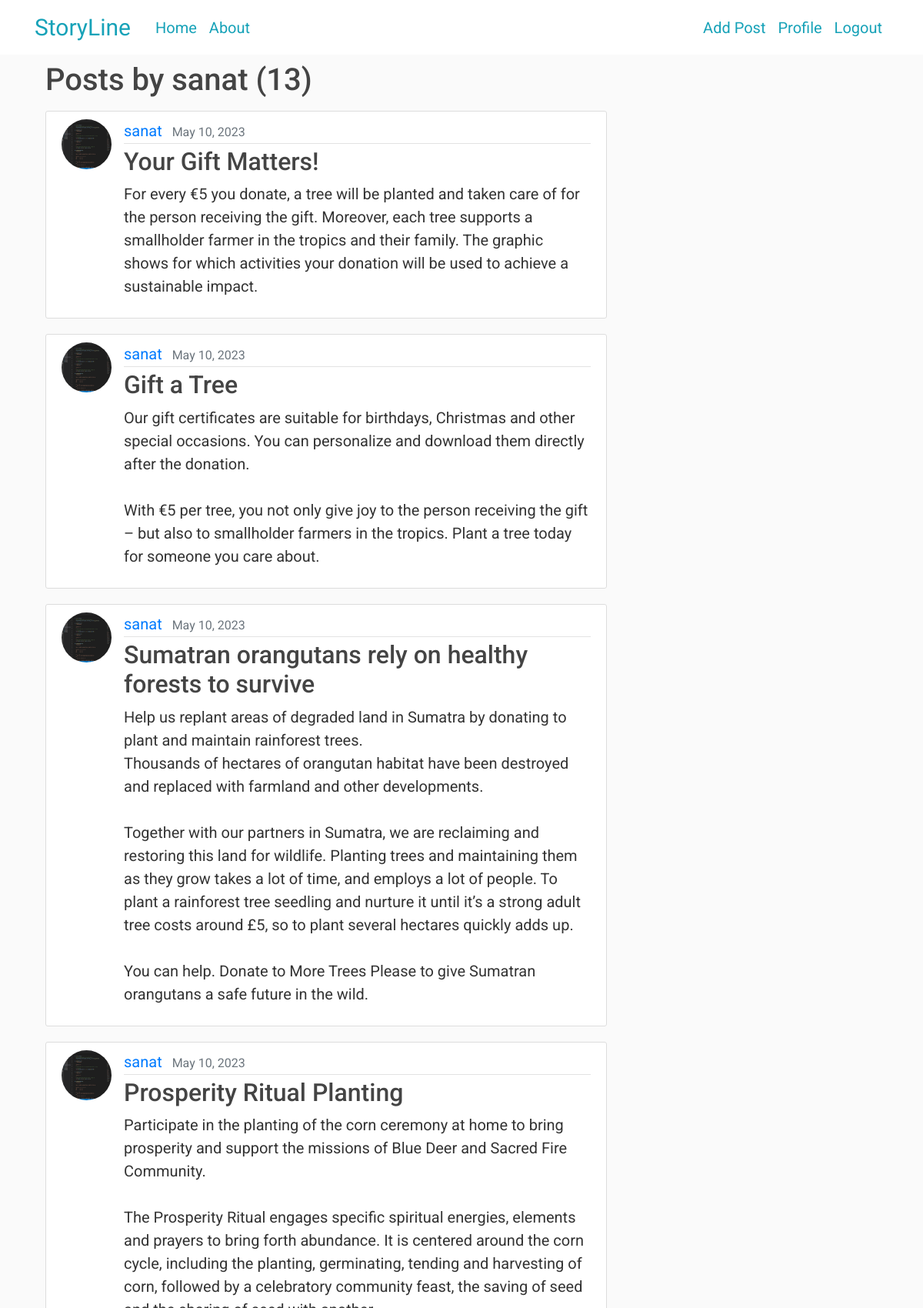
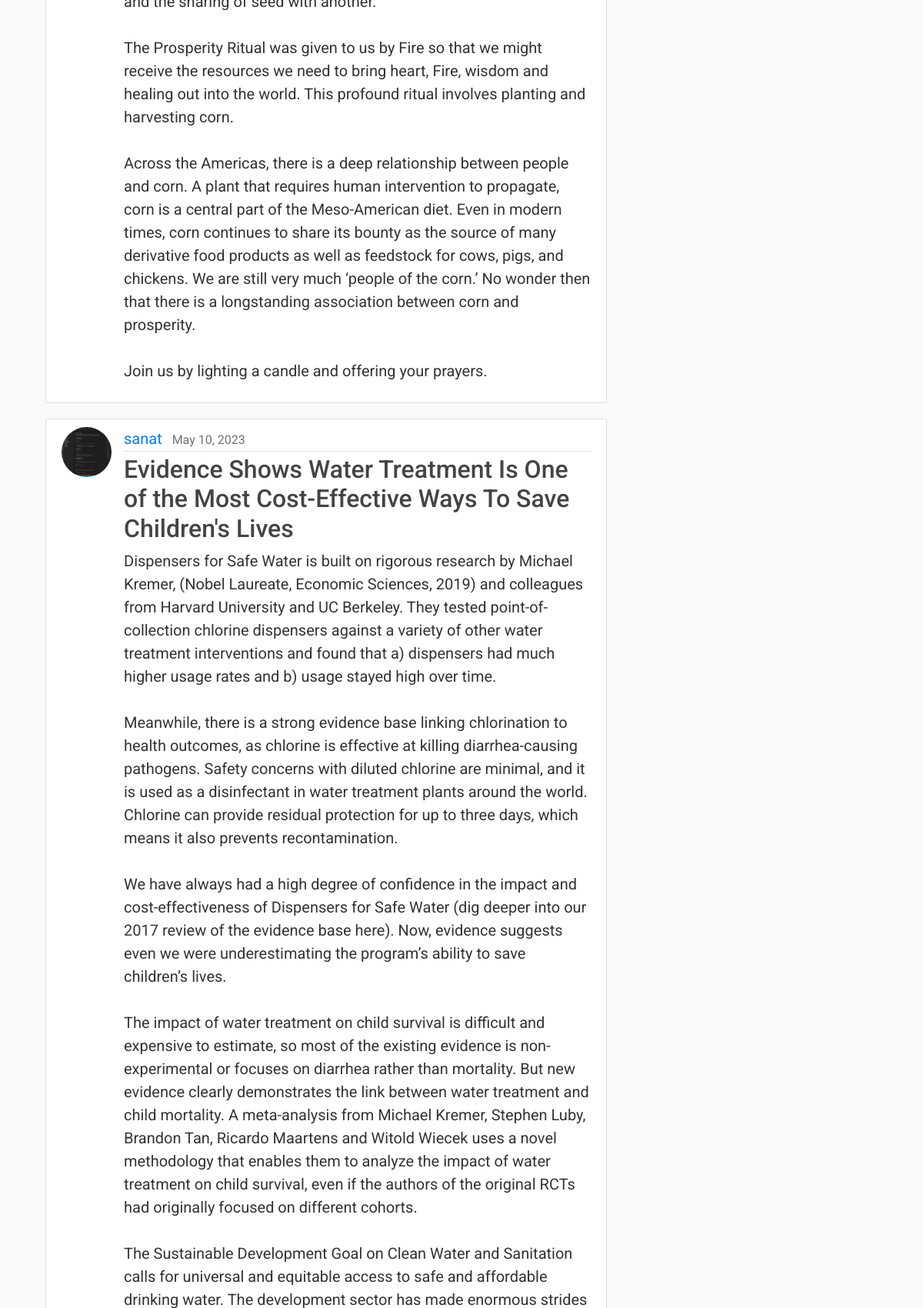
/user/sanat (signed in, upper part), run on the app's committed database (2 pictures, top to bottom).
### blog/models.py (models this page shows, shortened)
class Post(models.Model):
    title = models.CharField(max_length=100)
    content = models.TextField()
    date_posted = models.DateTimeField(default=timezone.now)
    author = models.ForeignKey(User, on_delete=models.CASCADE)

### users/models.py (models this page shows, shortened)
class Profile(models.Model):
    user = models.OneToOneField(User, on_delete=models.CASCADE)
    image = models.ImageField(default='default.jpg', upload_to='profile_pics')

### blog/views.py (the view)
# urls.py: path('user/<str:username>', UserPostListView.as_view(), name='user-posts'),
class UserPostListView(ListView):
    model = Post
    template_name = 'blog/user_posts.html'
    context_object_name = 'posts'
    paginate_by=5
    def get_queryset(self):
        user = get_object_or_404(User, username=self.kwargs.get('username'))
        return Post.objects.filter(author=user).order_by('-date_posted')

### blog/templates/blog/user_posts.html (shortened to what this page needs)
{% extends "blog/base.html" %}
{% block content %}
    <h1 class="mb-3">Posts by {{ view.kwargs.username }} ({{ page_obj.paginator.count }})</h1>
    {% for post in posts %}
        <article class="media content-section">
          <img class="rounded-circle article-img" src="{{ post.author.profile.image.url }}">
          <div class="media-body">
            <div class="article-metadata">
              <a class="mr-2" href="{% url 'user-posts' post.author.username %}">{{ post.author }}</a>
              <small class="text-muted">{{ post.date_posted|date:"F d, Y" }}</small>
            </div>
            <h2><a class="article-title" href="{% url 'post-detail' post.id %}">{{ post.title }}</a></h2>
            <p class="article-content">{{ post.content }}</p>
          </div>
        </article>
    {% endfor %}
{% endblock content %}

### blog/static/blog/main.css (style rules this page uses)
body { background: #fafafa; color: #333333; margin-top: 5rem; }
h1, h2, h3, h4, h5, h6 { color: #444444; }
.content-section { background: #ffffff; padding: 10px 20px; border: 1px solid #dddddd; border-radius: 3px; margin-bottom: 20px; }
.article-title { color: #444444; }
.article-content { white-space: pre-line; }
.article-img { height: 65px; width: 65px; margin-right: 16px; }
.article-metadata { padding-bottom: 1px; margin-bottom: 4px; border-bottom: 1px solid #e3e3e3 }

### blog/templates/blog/base.html (style rules this page uses)
body { font-family: 'Roboto', serif; font-size: 20px; }

### data on the page
Post: author.profile.image (picture), author "sanat", date_posted "May 10, 2023", title "Your Gift Matters!", content "For every €5 you donate, a tree will be planted and taken care of for the person receiving the gift. Moreover, each tree supports a smallholder farmer in the tropics and their family. The graphic shows for which activities your donation will be used to achieve a sustainable impact."
Post: author.profile.image (picture), author "sanat", date_posted "May 10, 2023", title "Gift a Tree", content "Our gift certificates are suitable for birthdays, Christmas and other special occasions. You can personalize and download them directly after the donation. With €5 per tree, you not only give joy to the person receiving the gift – but also to smallholder farmers in the tropics. Plant a tree today for someone you care about."
Post: author.profile.image (picture), author "sanat", date_posted "May 10, 2023", title "Sumatran orangutans rely on healthy forests to survive", content "Help us replant areas of degraded land in Sumatra by donating to plant and maintain rainforest trees. Thousands of hectares of orangutan habitat have been destroyed and replaced with farmland and other developments. Together with our partners in Sumatra, we are reclaiming and restoring this land for wildlife. Planting trees and maintaining them as they grow takes a lot of time, and employs a lot of people. To plant a rainforest tree seedling and nurture it until it’s a strong adult tree costs around £5, so to plant several hectares quickly adds up. You can help. Donate to More Trees Please to give Sumatran orangutans a safe future in the wild."
Post: author.profile.image (picture), author "sanat", date_posted "May 10, 2023", title "Prosperity Ritual Planting", content "Participate in the planting of the corn ceremony at home to bring prosperity and support the missions of Blue Deer and Sacred Fire Community. The Prosperity Ritual engages specific spiritual energies, elements and prayers to bring forth abundance. It is centered around the corn cycle, including the planting, germinating, tending and harvesting of corn, followed by a celebratory community feast, the saving of seed and the sharing of seed with another. The Prosperity Ritual was given to us by Fire so that we might receive the resources we need to bring heart, Fire, wisdom and healing out into the world. This profound ritual involves planting and harvesting corn. Across the Americas, there is…"
Post: author.profile.image (picture), author "sanat", date_posted "May 10, 2023", title "Evidence Shows Water Treatment Is One of the Most Cost-Effective Ways To Save Children's Lives"

### other printed values
{{ view.kwargs.username }} "sanat"
{{ page_obj.paginator.count }} "13"
